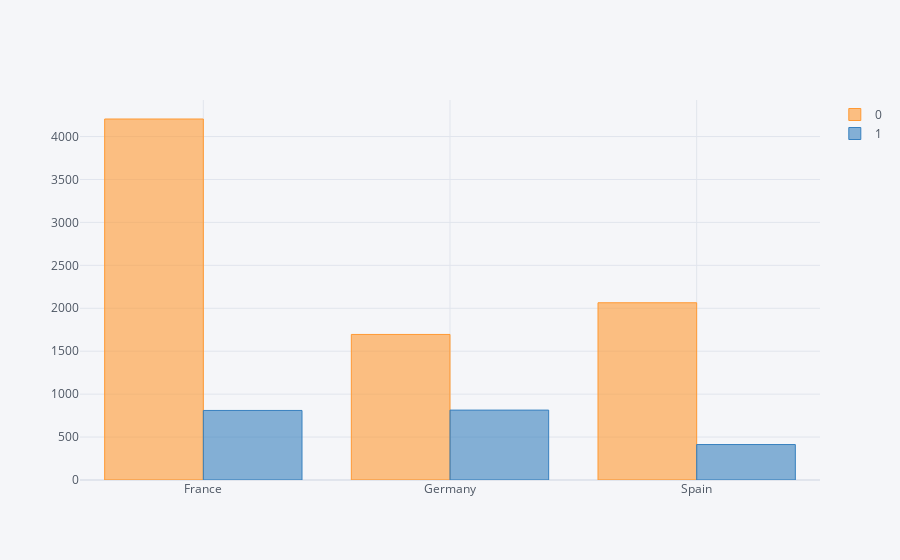
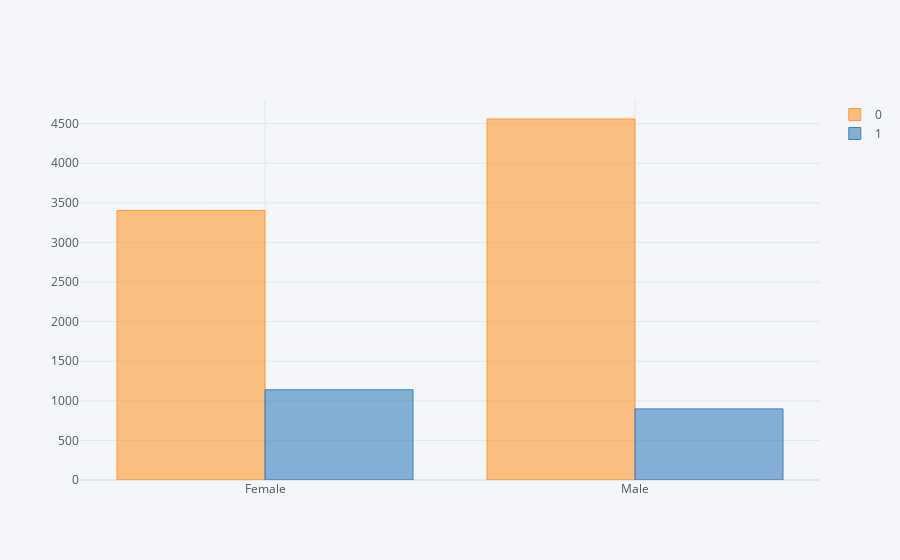
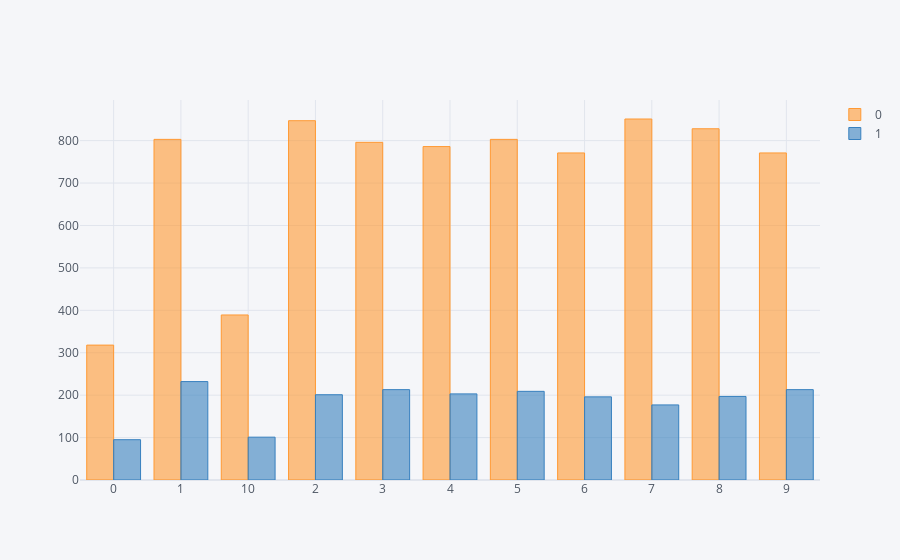
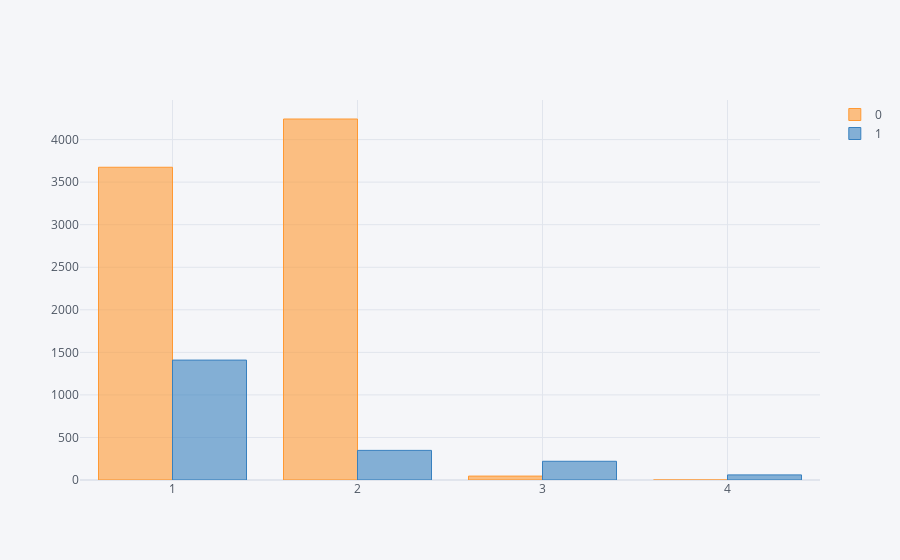

Source (notebook cell) for these figures, in order:
### Markdown cell above
### IDV Objective With DV

### Code cell
EDA_obj(df, Objcols, target)

### Figure 1 — Plotly figure (JSON) as saved in the notebook; plotly's stock layout.template omitted (floating-point values rounded to 4 significant figures)
{"data": [{"marker": {"color": "rgba(255, 153, 51, 0.6)", "line": {"color": "rgba(255, 153, 51, 1.0)", "width": 1}}, "name": "0", "orientation": "v", "text": "", "type": "bar", "x": ["France", "Germany", "Spain"], "y": [4204, 1695, 2064]}, {"marker": {"color": "rgba(55, 128, 191, 0.6)", "line": {"color": "rgba(55, 128, 191, 1.0)", "width": 1}}, "name": "1", "orientation": "v", "text": "", "type": "bar", "x": ["France", "Germany", "Spain"], "y": [810, 814, 413]}], "layout": {"legend": {"bgcolor": "#F5F6F9", "font": {"color": "#4D5663"}}, "paper_bgcolor": "#F5F6F9", "plot_bgcolor": "#F5F6F9", "title": {"font": {"color": "#4D5663"}}, "xaxis": {"gridcolor": "#E1E5ED", "showgrid": true, "tickfont": {"color": "#4D5663"}, "title": {"font": {"color": "#4D5663"}, "text": ""}, "zerolinecolor": "#E1E5ED"}, "yaxis": {"gridcolor": "#E1E5ED", "showgrid": true, "tickfont": {"color": "#4D5663"}, "title": {"font": {"color": "#4D5663"}, "text": ""}, "zerolinecolor": "#E1E5ED"}}}

### Figure 2 — Plotly figure (JSON) as saved in the notebook; plotly's stock layout.template omitted (floating-point values rounded to 4 significant figures)
{"data": [{"marker": {"color": "rgba(255, 153, 51, 0.6)", "line": {"color": "rgba(255, 153, 51, 1.0)", "width": 1}}, "name": "0", "orientation": "v", "text": "", "type": "bar", "x": ["Female", "Male"], "y": [3404, 4559]}, {"marker": {"color": "rgba(55, 128, 191, 0.6)", "line": {"color": "rgba(55, 128, 191, 1.0)", "width": 1}}, "name": "1", "orientation": "v", "text": "", "type": "bar", "x": ["Female", "Male"], "y": [1139, 898]}], "layout": {"legend": {"bgcolor": "#F5F6F9", "font": {"color": "#4D5663"}}, "paper_bgcolor": "#F5F6F9", "plot_bgcolor": "#F5F6F9", "title": {"font": {"color": "#4D5663"}}, "xaxis": {"gridcolor": "#E1E5ED", "showgrid": true, "tickfont": {"color": "#4D5663"}, "title": {"font": {"color": "#4D5663"}, "text": ""}, "zerolinecolor": "#E1E5ED"}, "yaxis": {"gridcolor": "#E1E5ED", "showgrid": true, "tickfont": {"color": "#4D5663"}, "title": {"font": {"color": "#4D5663"}, "text": ""}, "zerolinecolor": "#E1E5ED"}}}

### Figure 3 — Plotly figure (JSON) as saved in the notebook; plotly's stock layout.template omitted (floating-point values rounded to 4 significant figures)
{"data": [{"marker": {"color": "rgba(255, 153, 51, 0.6)", "line": {"color": "rgba(255, 153, 51, 1.0)", "width": 1}}, "name": "0", "orientation": "v", "text": "", "type": "bar", "x": ["0", "1", "10", "2", "3", "4", "5", "6", "7", "8", "9"], "y": [318, 803, 389, 847, 796, 786, 803, 771, 851, 828, 771]}, {"marker": {"color": "rgba(55, 128, 191, 0.6)", "line": {"color": "rgba(55, 128, 191, 1.0)", "width": 1}}, "name": "1", "orientation": "v", "text": "", "type": "bar", "x": ["0", "1", "10", "2", "3", "4", "5", "6", "7", "8", "9"], "y": [95, 232, 101, 201, 213, 203, 209, 196, 177, 197, 213]}], "layout": {"legend": {"bgcolor": "#F5F6F9", "font": {"color": "#4D5663"}}, "paper_bgcolor": "#F5F6F9", "plot_bgcolor": "#F5F6F9", "title": {"font": {"color": "#4D5663"}}, "xaxis": {"gridcolor": "#E1E5ED", "showgrid": true, "tickfont": {"color": "#4D5663"}, "title": {"font": {"color": "#4D5663"}, "text": ""}, "zerolinecolor": "#E1E5ED"}, "yaxis": {"gridcolor": "#E1E5ED", "showgrid": true, "tickfont": {"color": "#4D5663"}, "title": {"font": {"color": "#4D5663"}, "text": ""}, "zerolinecolor": "#E1E5ED"}}}

### Figure 4 — Plotly figure (JSON) as saved in the notebook; plotly's stock layout.template omitted (floating-point values rounded to 4 significant figures)
{"data": [{"marker": {"color": "rgba(255, 153, 51, 0.6)", "line": {"color": "rgba(255, 153, 51, 1.0)", "width": 1}}, "name": "0", "orientation": "v", "text": "", "type": "bar", "x": ["1", "2", "3", "4"], "y": [3675, 4242, 46, 0]}, {"marker": {"color": "rgba(55, 128, 191, 0.6)", "line": {"color": "rgba(55, 128, 191, 1.0)", "width": 1}}, "name": "1", "orientation": "v", "text": "", "type": "bar", "x": ["1", "2", "3", "4"], "y": [1409, 348, 220, 60]}], "layout": {"legend": {"bgcolor": "#F5F6F9", "font": {"color": "#4D5663"}}, "paper_bgcolor": "#F5F6F9", "plot_bgcolor": "#F5F6F9", "title": {"font": {"color": "#4D5663"}}, "xaxis": {"gridcolor": "#E1E5ED", "showgrid": true, "tickfont": {"color": "#4D5663"}, "title": {"font": {"color": "#4D5663"}, "text": ""}, "zerolinecolor": "#E1E5ED"}, "yaxis": {"gridcolor": "#E1E5ED", "showgrid": true, "tickfont": {"color": "#4D5663"}, "title": {"font": {"color": "#4D5663"}, "text": ""}, "zerolinecolor": "#E1E5ED"}}}
